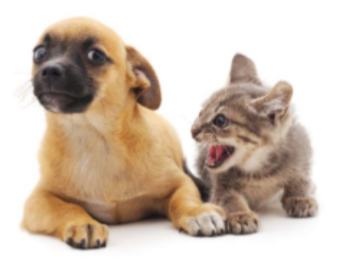
#> input picture ACT8/images/catdog.png, 347 x 265 px
$ python bounding_boxes.py
#> lines starting #> are read from the running program, lines starting #| are printed output that depends on the picture
import cv2
import matplotlib.pyplot as plt

# Load image
image = cv2.imread('images/catdog.png')  # replace with your image
#> image is the input picture: shape (265, 347, 3); mean B, G, R 180.1, 194.1, 209.3

# Convert to RGB for display
image = cv2.cvtColor(image, cv2.COLOR_BGR2RGB)

# Define ONE bounding box
# (x_min, y_min, x_max, y_max)
x_min, y_min, x_max, y_max = 50, 50, 200, 200
x2_min, y2_min, x2_max, y2_max = 190, 52, 320, 250

# Draw the box
cv2.rectangle(image, (x_min, y_min), (x_max, y_max), (255, 0, 0), 2)

# Draw both rectangles
cv2.rectangle(image, (x2_min, y2_min), (x2_max, y2_max), (0, 255, 0), 2)
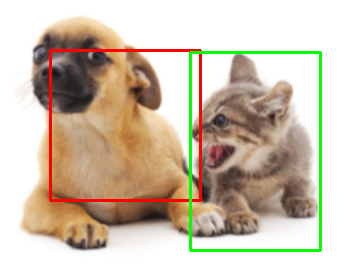
#> image: shape (265, 347, 3); mean R, G, B 205.6, 191.5, 172.6
# Show image
plt.imshow(image)
plt.title("Single Bounding Box")
plt.axis('off')
plt.show()

$ run again, with ACT8/images/000000000042.jpg saved as ACT8/images/catdog.png
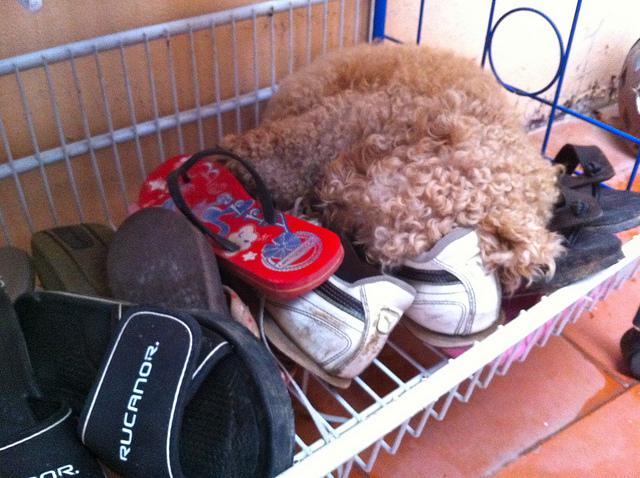
#> input picture ACT8/images/000000000042.jpg, 640 x 478 px
#> image is the input picture: shape (478, 640, 3); mean B, G, R 116, 110.8, 138.5
#> `cv2.rectangle(image, (x2_min, y2_min), (x2_max, y2_max), (0, 255, 0), 2)`:
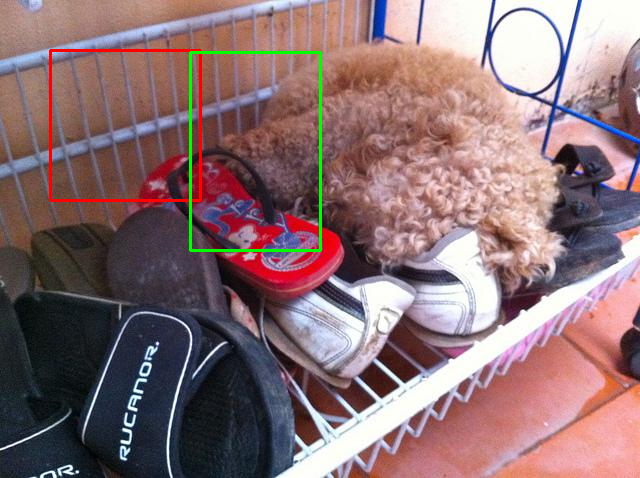
#> image: shape (478, 640, 3); mean R, G, B 138.4, 111.4, 114.9
